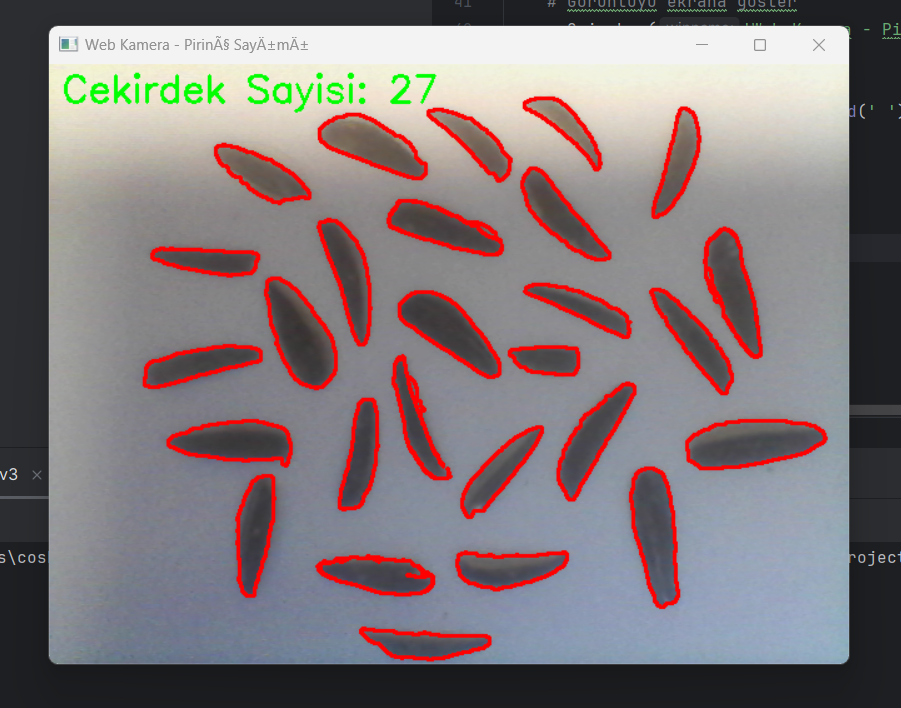
#> input picture odev_3/odev3.png, 901 x 708 px, given in place of the camera
$ python 'ödev3.py'
#> lines starting #> are read from the running program, lines starting #| are printed output that depends on the picture; after the words box and inside, x2 and y2 are one past the last pixel; in counts of white or black regions, pixels touching at a corner belong together
#> further down, goruntu is the input picture: shape (708, 901, 3); mean B, G, R 122.7, 120.6, 130.7
import cv2
import numpy as np

def pirinc_say(goruntu):
    gri = cv2.cvtColor(goruntu, cv2.COLOR_BGR2GRAY)
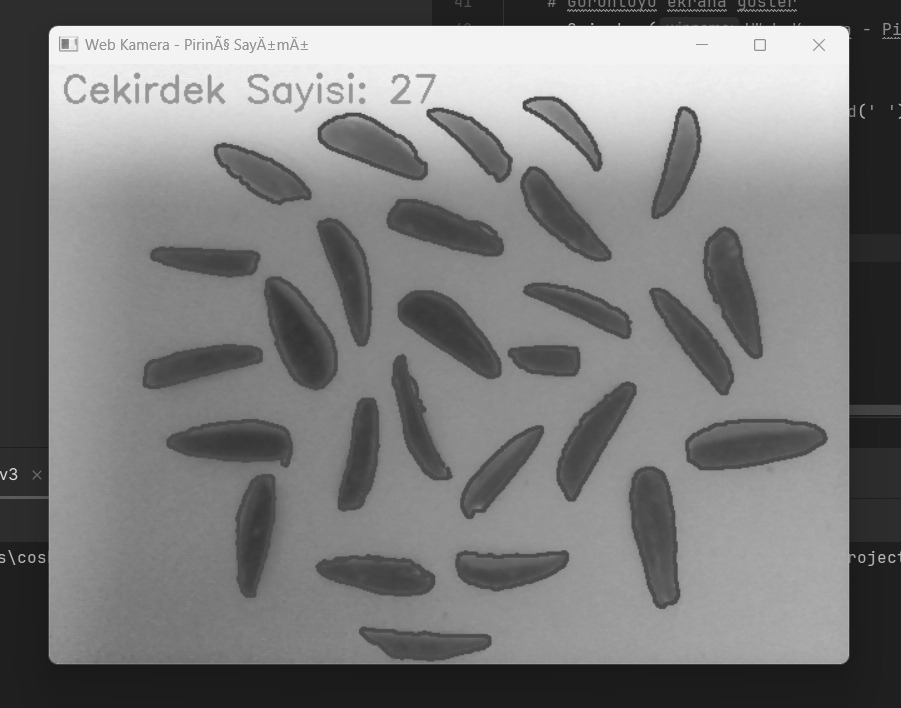
#> gri: shape (708, 901); min 24, max 252, mean 123.8

    # Gürültüyü azaltmak için bulanıklaştırma uygula
    bulanık = cv2.GaussianBlur(gri, (5, 5), 0)

    # Kenarları tespit etmek için Canny kenar dedektörünü kullan
    kenarlar = cv2.Canny(bulanık, 0, 50)
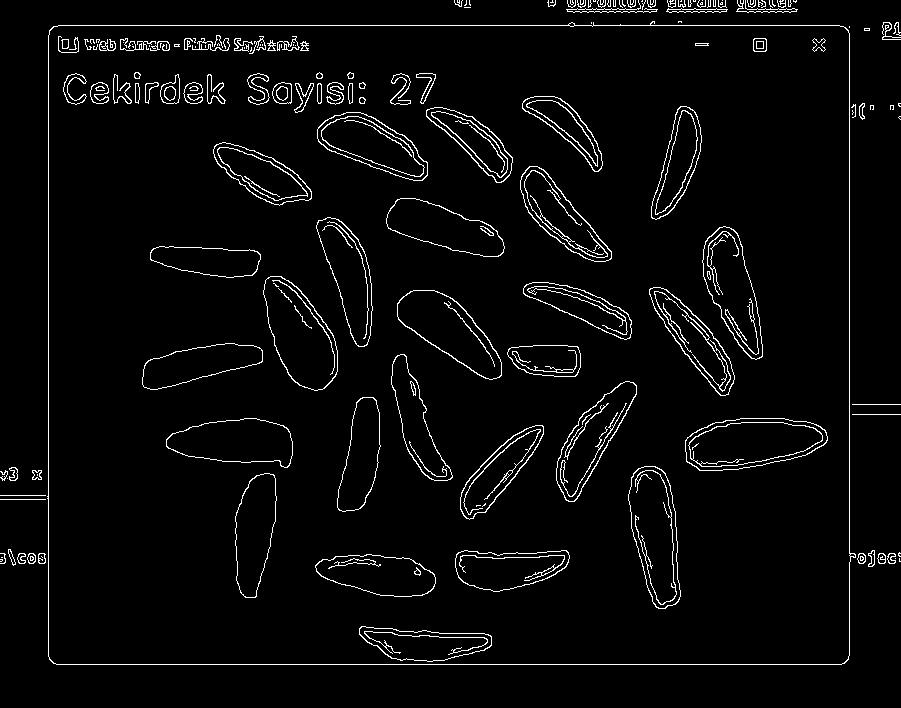
#> kenarlar: shape (708, 901); 3.6% white in thin lines or dots

    # Morfolojik işlemler uygula (aşındırma ve genişletme)
    kernel = np.ones((5, 5), np.uint8)
    kenarlar = cv2.morphologyEx(kenarlar, cv2.MORPH_CLOSE, kernel)
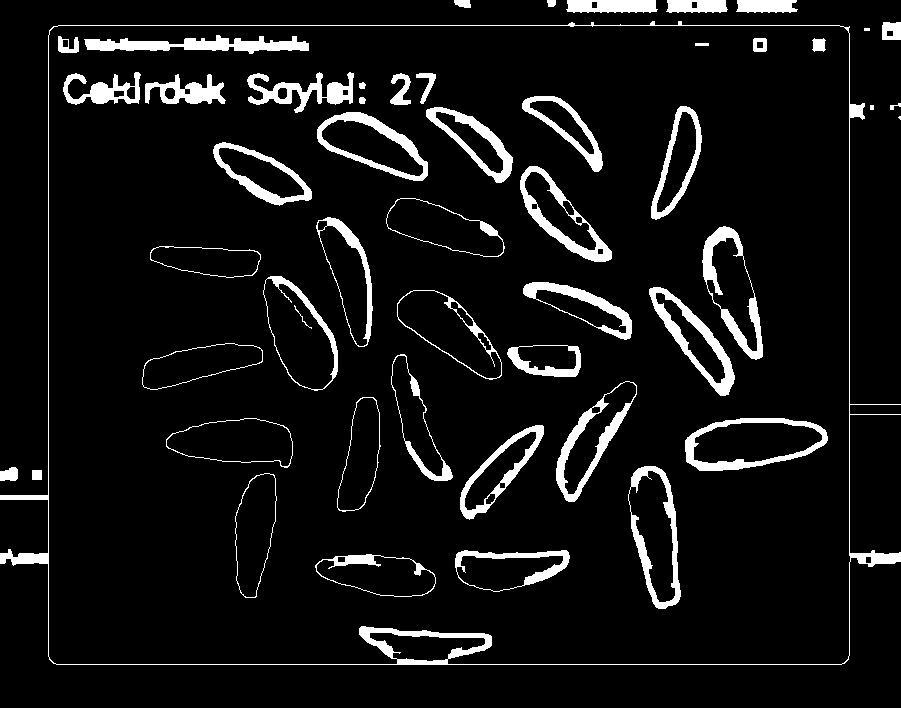
#> kenarlar: shape (708, 901); 7.4% white; 52 white regions (2 under 20 px)

    # sayac (sınırlayıcı çizgi) tespiti yap
    sayac, _ = cv2.findContours(kenarlar, cv2.RETR_EXTERNAL, cv2.CHAIN_APPROX_SIMPLE)
#> sayac = 13 contours, 4 with area under 20; largest, box (x1, y1, x2, y2) and area: (0, 21, 901, 665) 513078, (566, 0, 658, 13) 988, (666, 0, 728, 13) 655, (736, 0, 798, 13) 628, (882, 22, 901, 40) 298

    # Pirinç sayısı
    cekırdek_sayisi = len(sayac)
#> cekırdek_sayisi = 13

    # Konturları çiz(yeşil)
    cv2.drawContours(goruntu, sayac, -1, (0, 0, 255), 2)

    # Pirinç sayısını ekrana yazdır
    cv2.putText(goruntu, f"Cekirdek Sayisi: {cekırdek_sayisi}", (10, 30), cv2.FONT_HERSHEY_SIMPLEX, 1, (0, 255, 0), 2)
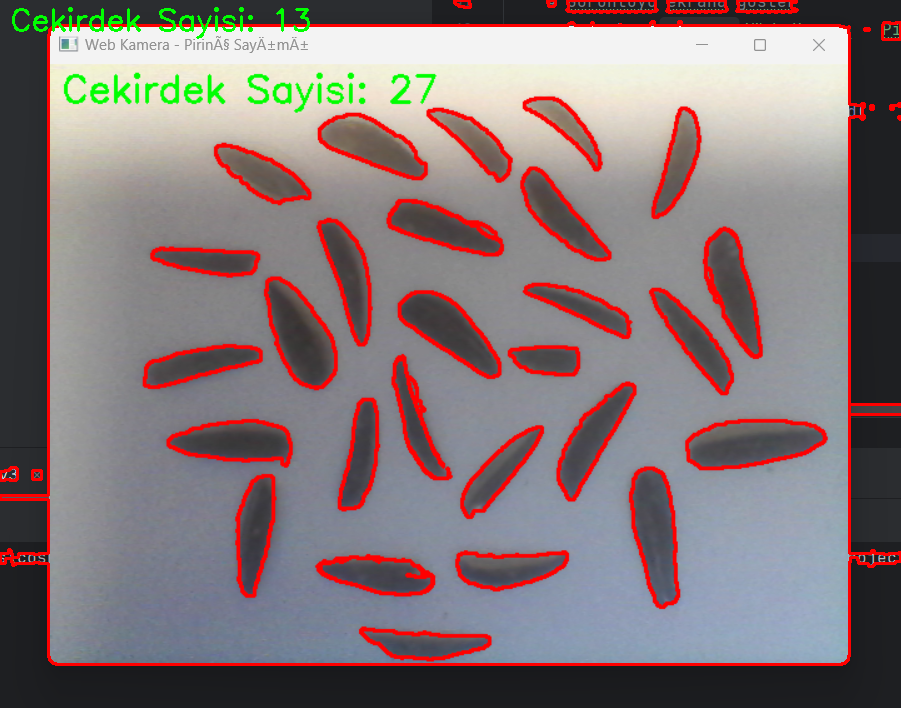
#> goruntu: shape (708, 901, 3); mean B, G, R 120.7, 119.4, 133.7

    return goruntu

# Web kamera bağlantısını başlat
cap = cv2.VideoCapture(0)

while True:
    # Kameradan bir frame al
    ret, goruntu = cap.read()

    # Pirinç sayımı fonksiyonunu çağır
    fonk = pirinc_say(goruntu)

    # Görüntüyü ekrana göster
    cv2.imshow('Web Kamera - Pirinç Sayımı', fonk)

    # Çıkış için 'q' tuşuna basın
    if cv2.waitKey(1) & 0xFF == ord(' '):
#> (key Esc is pressed here)
        break


cap.release()
cv2.destroyAllWindows()
